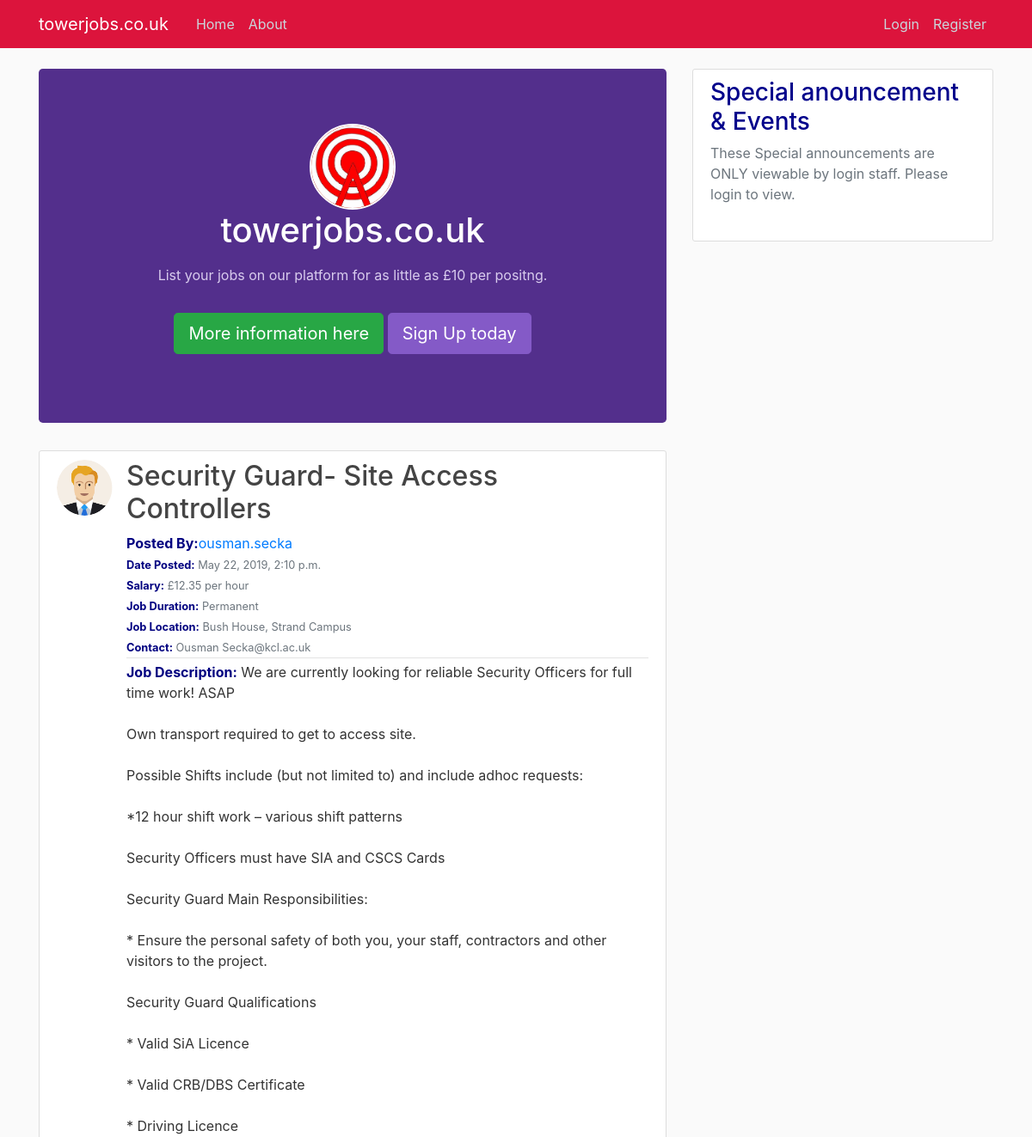
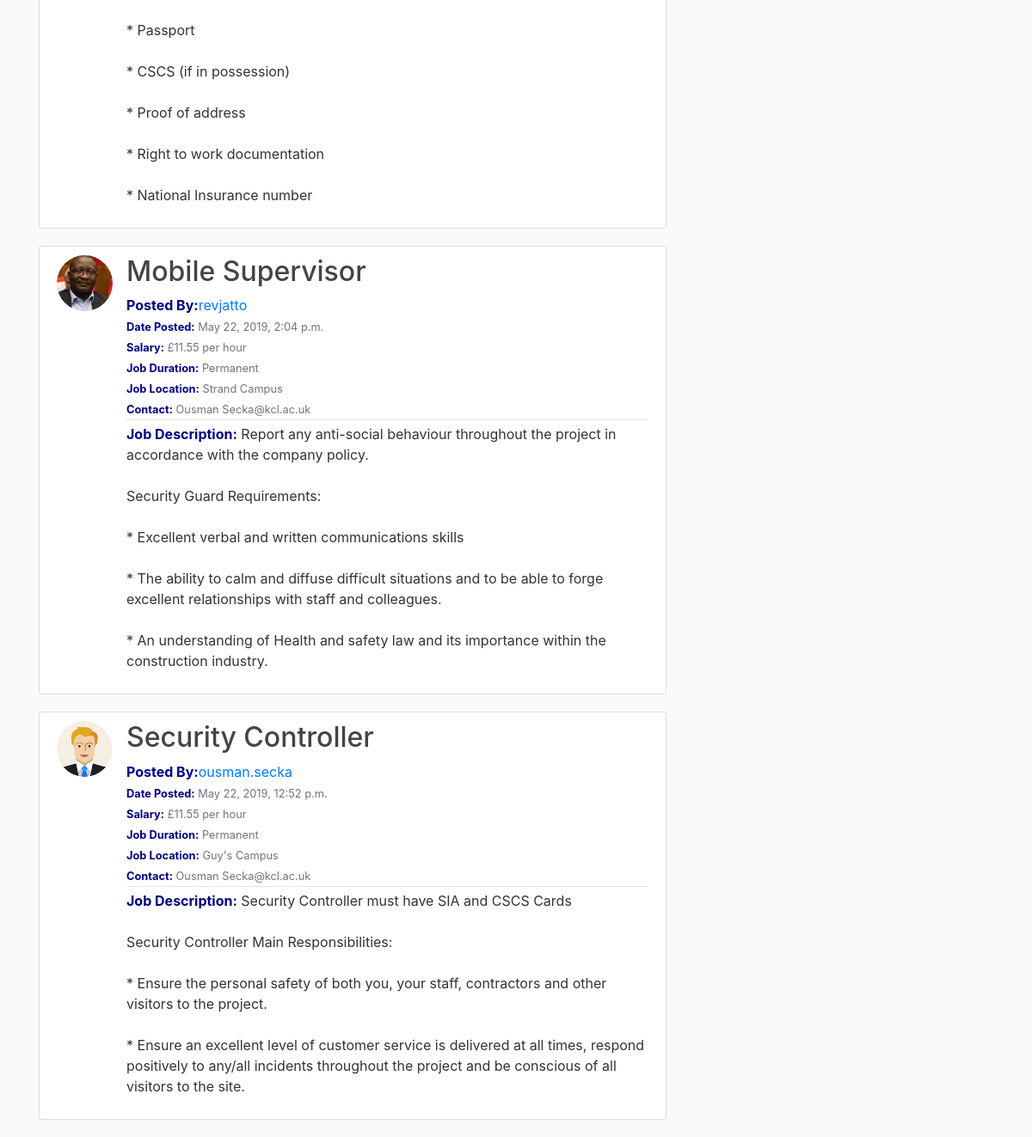
The page / on the database its author committed (2 pictures, top to bottom).
### job/models.py (models this page shows)
class Post(models.Model):
	title = models.CharField(max_length=150)
	author = models.ForeignKey(User, on_delete=models.CASCADE)
	location = models.CharField(max_length=100)
	salary = models.CharField(max_length=20)
	duration = models.CharField(max_length=15)
	date_posted = models.DateTimeField(default=timezone.now)
	contact = models.CharField(max_length=100)
	reference = models.CharField(max_length=25)
	description = models.TextField()

### users/models.py (models this page shows, shortened)
class Profile(models.Model):
    user = models.OneToOneField(User, on_delete=models.CASCADE)
    bio = models.TextField()
    licence = models.TextField()
    image = models.ImageField(default='default.jpg', upload_to='profile_pics')

### job/views.py (the view)
# urls.py: path('', PostListView.as_view(), name='job-home'),
class PostListView(ListView):
    model = Post
    template_name = 'job/home.html'  # <app>/<model>_<viewtype>.html
    context_object_name = 'posts'
    ordering = ['-date_posted']

### job/templates/job/home.html
{% extends 'job/base.html' %}
{% block content %}
	{% for post in posts %}
	<article class="media content-section">
    <img class="rounded-circle article-img" src="{{ post.author.profile.image.url }}" />
  <div class="media-body">
    <div class="article-metadata">
    	 <h2><a class="article-title" href="{% url 'post-detail' post.id %}">{{ post.title }}</a></h2>
      <a class="mr-2" href="#"><b>Posted By:</b>{{ post.author }}</a><br>
      <small class="text-muted"><b>Date Posted:</b> {{ post.date_posted }}</small><br/>
      <small class="text-muted"><b>Salary:</b> {{ post.salary }} per hour</small><br/>
      <small class="text-muted"><b>Job Duration:</b> {{ post.duration }}</small><br/>
      <small class="text-muted"><b>Job Location:</b> {{ post.location }}</small><br/>
      <small class="text-muted"><b>Contact:</b> {{ post.contact }}</small><br/>
    </div>
    <p class="article-content"><b>Job Description:</b> {{ post.description }}</p>
  </div>
  </article>
{% endfor %}
{% endblock content %}

### job/templates/job/base.html (shortened to what this page needs)
{% load static %}
<!DOCTYPE html>
<html>
<head>
	<link rel="stylesheet" href="https://stackpath.bootstrapcdn.com/bootstrap/4.3.1/css/bootstrap.min.css">
	<link rel="stylesheet" type="text/css" href="{% static 'job/job.css' %}">
</head>
<body>
	<header class="site-header">
  	<nav class="navbar navbar-expand-md navbar-dark bg-steel fixed-top">
    	<div class="container">
      	<a class="navbar-brand mr-4" href="/">towerjobs.co.uk</a>
     	 <div class="collapse navbar-collapse" id="navbarToggle">
       	 <div class="navbar-nav mr-auto">
          <a class="nav-item nav-link" href="{% url 'job-home' %}">Home</a>
          <a class="nav-item nav-link" href="{% url 'job-about' %}">About</a>
        </div>
        <div class="navbar-nav">
          {% if user.is_authenticated %}
          <a class="nav-item nav-link" href="{% url 'profile' %}">Profile</a>
          <a class="nav-item nav-link" href="{% url 'logout' %}">Logout</a>
          {% else %}
          <a class="nav-item nav-link" href="{% url 'login' %}">Login</a>
          <a class="nav-item nav-link" href="{% url 'register' %}">Register</a>
          {% endif %}
        </div>
      </div>
    </div>
  </nav>
</header>
	<main role="main" class="container">
  <div class="row">
    <div class="col-md-8">
      <div class="jumbotron text-center">
        <div class="container">
          <a href="/" class="lang-logo">
            <img src="{% static 'tower.png'%}">
          </a>
          <h1>towerjobs.co.uk</h1>
          <p>List your jobs on our platform for as little as £10 per positng.</p>
          <a type="button" class="btn btn-lg btn-success" href="https://devcenter.heroku.com/articles/getting-started-with-python"> More information here</a>
          <a type="button" class="btn btn-lg btn-primary" href="{% url 'register' %}"> Sign Up today</a>
        </div>
      </div>
      {% block content %}{% endblock %}
    </div>
    <div class="col-md-4">
      <div class="content-section">
        <h3>Special anouncement & Events</h3>
        <p class='text-muted'>These Special announcements are ONLY viewable by login staff. Please login to view.
        </p>
      </div>
    </div>
  </div>
</main>
</body>
</html>

### job/static/job/job.css (style rules this page uses)
body { background: #fafafa; color: #333333; margin-top: 5rem; }
h1, h2, h3, h4, h5, h6 { color: #444444; }
.bg-steel { background-color: #DC143C; }
.site-header .navbar-nav .nav-link { color: #cbd5db; }
.content-section { background: #ffffff; padding: 10px 20px; border: 1px solid #dddddd; border-radius: 3px; margin-bottom: 20px; }
.article-title { color: #444444; }
.article-content { white-space: pre-line; }
.article-img { height: 65px; width: 65px; margin-right: 16px; }
.article-metadata { padding-bottom: 1px; margin-bottom: 4px; border-bottom: 1px solid #e3e3e3 }
b { color: #000080; }
h2 { color: #FF8C00; }
h4,h3,h5 { color: #00008B; }
.jumbotron { background: #532f8c; color: white; padding-bottom: 80px }
.jumbotron .btn-primary { background: #845ac7; border-color: #845ac7 }
.jumbotron p { color: #d9ccee; max-width: 75%; margin: 1em auto 2em }
.jumbotron .lang-logo { display: block; background: #b01302; border-radius: 50%; overflow: hidden; width: 100px; height: 100px; margin: auto; border: 2px solid white }
.jumbotron .lang-logo img { max-width: 100% }
.jumbotron h1 { color: white; }

### rows shown on the page
Post: author.profile.image (placeholder picture), title "Security Guard- Site Access Controllers", author "ousman.secka", date_posted "May 22, 2019, 2:10 p.m.", salary "£12.35", duration "Permanent", location "Bush House, Strand Campus", contact "Ousman Secka@kcl.ac.uk", description "We are currently looking for reliable Security Officers for full time work! ASAP Own transport required to get to access site. Possible Shifts include (but not limited to) and include adhoc requests: *12 hour shift work – various shift patterns Security Officers must have SIA and CSCS Cards Security Guard Main Responsibilities: * Ensure the personal safety of both you, your staff, contractors and other visitors to the project. Security Guard Qualifications * Valid SiA Licence * Valid CRB/DBS Certificate * Driving Licence * Passport * CSCS (if in possession) * Proof of address * Right to work documentation * National Insurance number"
Post: author.profile.image (picture), title "Mobile Supervisor", author "revjatto", date_posted "May 22, 2019, 2:04 p.m.", salary "£11.55", duration "Permanent", location "Strand Campus", contact "Ousman Secka@kcl.ac.uk", description "Report any anti-social behaviour throughout the project in accordance with the company policy. Security Guard Requirements: * Excellent verbal and written communications skills * The ability to calm and diffuse difficult situations and to be able to forge excellent relationships with staff and colleagues. * An understanding of Health and safety law and its importance within the construction industry."
Post: author.profile.image (placeholder picture), title "Security Controller", author "ousman.secka", date_posted "May 22, 2019, 12:52 p.m.", salary "£11.55", duration "Permanent", location "Guy's Campus", contact "Ousman Secka@kcl.ac.uk", description "Security Controller must have SIA and CSCS Cards Security Controller Main Responsibilities: * Ensure the personal safety of both you, your staff, contractors and other visitors to the project. * Ensure an excellent level of customer service is delivered at all times, respond positively to any/all incidents throughout the project and be conscious of all visitors to the site."
